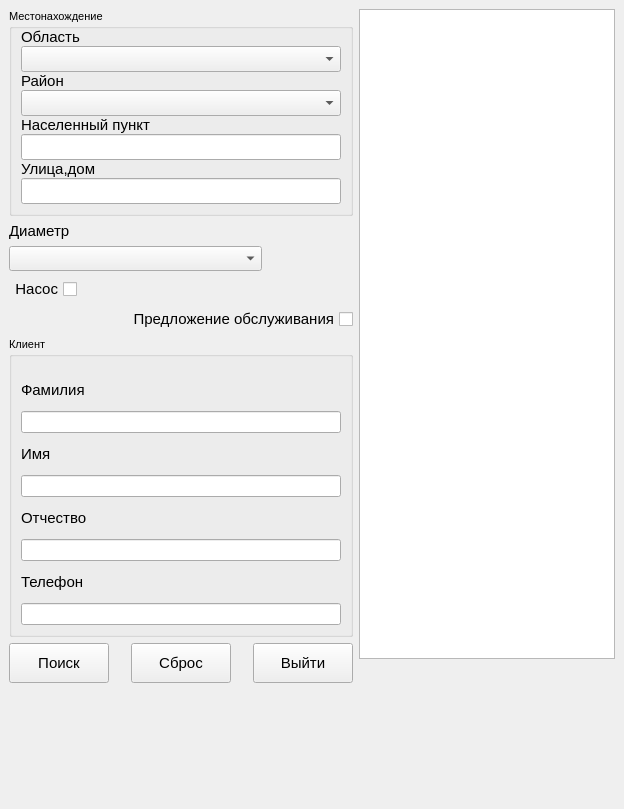
<?xml version="1.0" encoding="UTF-8"?>
<ui version="4.0">
 <class>dataClient</class>
 <widget class="QMainWindow" name="dataClient">
  <property name="minimumSize">
   <size>
    <width>0</width>
    <height>0</height>
   </size>
  </property>
  <property name="windowTitle">
   <string>Карточки клиентов</string>
  </property>
  <widget class="QWidget" name="centralwidget">
   <layout class="QGridLayout" name="gridLayout">
    <item row="0" column="2" rowspan="2">
     <layout class="QFormLayout" name="formLayout">
      <item row="0" column="0" colspan="2">
       <widget class="QTableView" name="tableView">
        <property name="sizePolicy">
         <sizepolicy hsizetype="Expanding" vsizetype="Expanding">
          <horstretch>0</horstretch>
          <verstretch>0</verstretch>
         </sizepolicy>
        </property>
        <property name="minimumSize">
         <size>
          <width>0</width>
          <height>650</height>
         </size>
        </property>
        <property name="font">
         <font>
          <pointsize>11</pointsize>
         </font>
        </property>
        <attribute name="verticalHeaderHighlightSections">
         <bool>true</bool>
        </attribute>
       </widget>
      </item>
      <item row="1" column="0">
       <spacer name="horizontalSpacer">
        <property name="orientation">
         <enum>Qt::Horizontal</enum>
        </property>
        <property name="sizeHint" stdset="0">
         <size>
          <width>40</width>
          <height>20</height>
         </size>
        </property>
       </spacer>
      </item>
     </layout>
    </item>
    <item row="0" column="0">
     <layout class="QVBoxLayout" name="verticalLayout_3">
      <item>
       <widget class="QGroupBox" name="locationGroupBox">
        <property name="maximumSize">
         <size>
          <width>400</width>
          <height>16777215</height>
         </size>
        </property>
        <property name="font">
         <font>
          <pointsize>8</pointsize>
         </font>
        </property>
        <property name="title">
         <string>Местонахождение</string>
        </property>
        <layout class="QVBoxLayout" name="verticalLayout_6">
         <property name="topMargin">
          <number>0</number>
         </property>
         <item>
          <layout class="QVBoxLayout" name="verticalLayout">
           <property name="spacing">
            <number>0</number>
           </property>
           <item>
            <widget class="QLabel" name="regionLabel">
             <property name="font">
              <font>
               <pointsize>11</pointsize>
              </font>
             </property>
             <property name="text">
              <string>Область</string>
             </property>
            </widget>
           </item>
           <item>
            <widget class="QComboBox" name="regionCombo">
             <property name="font">
              <font>
               <pointsize>11</pointsize>
              </font>
             </property>
            </widget>
           </item>
           <item>
            <widget class="QLabel" name="districtLabel">
             <property name="font">
              <font>
               <pointsize>11</pointsize>
              </font>
             </property>
             <property name="text">
              <string>Район</string>
             </property>
            </widget>
           </item>
           <item>
            <widget class="QComboBox" name="districtCombo">
             <property name="font">
              <font>
               <pointsize>11</pointsize>
              </font>
             </property>
            </widget>
           </item>
           <item>
            <widget class="QLabel" name="localityLabel">
             <property name="font">
              <font>
               <pointsize>11</pointsize>
              </font>
             </property>
             <property name="text">
              <string>Населенный пункт</string>
             </property>
            </widget>
           </item>
           <item>
            <widget class="QLineEdit" name="localityLineEdit">
             <property name="font">
              <font>
               <pointsize>11</pointsize>
              </font>
             </property>
            </widget>
           </item>
           <item>
            <widget class="QLabel" name="streetLabel">
             <property name="font">
              <font>
               <pointsize>11</pointsize>
              </font>
             </property>
             <property name="text">
              <string>Улица,дом</string>
             </property>
            </widget>
           </item>
           <item>
            <widget class="QLineEdit" name="streetLineEdit">
             <property name="font">
              <font>
               <pointsize>11</pointsize>
              </font>
             </property>
            </widget>
           </item>
          </layout>
         </item>
        </layout>
       </widget>
      </item>
      <item>
       <layout class="QVBoxLayout" name="verticalLayout_5">
        <item>
         <widget class="QLabel" name="label_4">
          <property name="maximumSize">
           <size>
            <width>80</width>
            <height>25</height>
           </size>
          </property>
          <property name="font">
           <font>
            <pointsize>11</pointsize>
           </font>
          </property>
          <property name="text">
           <string>Диаметр</string>
          </property>
         </widget>
        </item>
        <item>
         <widget class="QComboBox" name="diameterCombo">
          <property name="maximumSize">
           <size>
            <width>253</width>
            <height>25</height>
           </size>
          </property>
          <property name="font">
           <font>
            <pointsize>11</pointsize>
           </font>
          </property>
         </widget>
        </item>
        <item alignment="Qt::AlignRight">
         <widget class="QCheckBox" name="pumpCheckBox">
          <property name="font">
           <font>
            <pointsize>11</pointsize>
           </font>
          </property>
          <property name="layoutDirection">
           <enum>Qt::RightToLeft</enum>
          </property>
          <property name="text">
           <string>Насос</string>
          </property>
          <property name="checkable">
           <bool>true</bool>
          </property>
          <property name="tristate">
           <bool>false</bool>
          </property>
         </widget>
        </item>
        <item>
         <widget class="QCheckBox" name="serviseCheckBox">
          <property name="font">
           <font>
            <pointsize>11</pointsize>
           </font>
          </property>
          <property name="layoutDirection">
           <enum>Qt::RightToLeft</enum>
          </property>
          <property name="autoFillBackground">
           <bool>false</bool>
          </property>
          <property name="text">
           <string>Предложение обслуживания</string>
          </property>
          <property name="iconSize">
           <size>
            <width>20</width>
            <height>20</height>
           </size>
          </property>
          <property name="checkable">
           <bool>true</bool>
          </property>
          <property name="checked">
           <bool>false</bool>
          </property>
          <property name="autoRepeat">
           <bool>false</bool>
          </property>
          <property name="tristate">
           <bool>false</bool>
          </property>
         </widget>
        </item>
       </layout>
      </item>
      <item>
       <widget class="QGroupBox" name="clientGroupBox">
        <property name="sizePolicy">
         <sizepolicy hsizetype="Expanding" vsizetype="Expanding">
          <horstretch>0</horstretch>
          <verstretch>0</verstretch>
         </sizepolicy>
        </property>
        <property name="maximumSize">
         <size>
          <width>400</width>
          <height>16777215</height>
         </size>
        </property>
        <property name="font">
         <font>
          <pointsize>8</pointsize>
         </font>
        </property>
        <property name="title">
         <string>Клиент</string>
        </property>
        <layout class="QGridLayout" name="gridLayout_3">
         <property name="topMargin">
          <number>13</number>
         </property>
         <item row="0" column="0">
          <layout class="QVBoxLayout" name="verticalLayout_2">
           <property name="spacing">
            <number>0</number>
           </property>
           <item>
            <widget class="QLabel" name="surnameLabel">
             <property name="font">
              <font>
               <pointsize>11</pointsize>
              </font>
             </property>
             <property name="text">
              <string>Фамилия</string>
             </property>
            </widget>
           </item>
           <item>
            <widget class="QLineEdit" name="surnameLineEdit"/>
           </item>
           <item>
            <widget class="QLabel" name="nameLabel">
             <property name="font">
              <font>
               <pointsize>11</pointsize>
              </font>
             </property>
             <property name="text">
              <string>Имя</string>
             </property>
            </widget>
           </item>
           <item>
            <widget class="QLineEdit" name="nameLineEdit"/>
           </item>
           <item>
            <widget class="QLabel" name="patronymicLabel">
             <property name="font">
              <font>
               <pointsize>11</pointsize>
              </font>
             </property>
             <property name="text">
              <string>Отчество</string>
             </property>
            </widget>
           </item>
           <item>
            <widget class="QLineEdit" name="patronymicLineEdit"/>
           </item>
           <item>
            <widget class="QLabel" name="phoneLabel">
             <property name="font">
              <font>
               <pointsize>11</pointsize>
              </font>
             </property>
             <property name="text">
              <string>Телефон</string>
             </property>
            </widget>
           </item>
           <item>
            <widget class="QLineEdit" name="phoneLineEdit"/>
           </item>
          </layout>
         </item>
        </layout>
       </widget>
      </item>
     </layout>
    </item>
    <item row="1" column="0">
     <layout class="QHBoxLayout" name="horizontalLayout">
      <property name="spacing">
       <number>7</number>
      </property>
      <property name="bottomMargin">
       <number>2</number>
      </property>
      <item>
       <widget class="QPushButton" name="filterButton">
        <property name="minimumSize">
         <size>
          <width>100</width>
          <height>40</height>
         </size>
        </property>
        <property name="font">
         <font>
          <pointsize>11</pointsize>
         </font>
        </property>
        <property name="text">
         <string>Поиск</string>
        </property>
       </widget>
      </item>
      <item>
       <spacer name="horizontalSpacer_2">
        <property name="orientation">
         <enum>Qt::Horizontal</enum>
        </property>
        <property name="sizeType">
         <enum>QSizePolicy::Fixed</enum>
        </property>
        <property name="sizeHint" stdset="0">
         <size>
          <width>15</width>
          <height>20</height>
         </size>
        </property>
       </spacer>
      </item>
      <item>
       <widget class="QPushButton" name="clearFilterButton">
        <property name="minimumSize">
         <size>
          <width>100</width>
          <height>40</height>
         </size>
        </property>
        <property name="font">
         <font>
          <pointsize>11</pointsize>
         </font>
        </property>
        <property name="text">
         <string>Сброс</string>
        </property>
       </widget>
      </item>
      <item>
       <spacer name="horizontalSpacer_3">
        <property name="orientation">
         <enum>Qt::Horizontal</enum>
        </property>
        <property name="sizeType">
         <enum>QSizePolicy::Fixed</enum>
        </property>
        <property name="sizeHint" stdset="0">
         <size>
          <width>15</width>
          <height>20</height>
         </size>
        </property>
       </spacer>
      </item>
      <item>
       <widget class="QPushButton" name="closeButton">
        <property name="sizePolicy">
         <sizepolicy hsizetype="Minimum" vsizetype="Fixed">
          <horstretch>0</horstretch>
          <verstretch>0</verstretch>
         </sizepolicy>
        </property>
        <property name="minimumSize">
         <size>
          <width>100</width>
          <height>40</height>
         </size>
        </property>
        <property name="maximumSize">
         <size>
          <width>100</width>
          <height>40</height>
         </size>
        </property>
        <property name="font">
         <font>
          <pointsize>11</pointsize>
         </font>
        </property>
        <property name="text">
         <string>Выйти</string>
        </property>
       </widget>
      </item>
     </layout>
    </item>
    <item row="2" column="0">
     <spacer name="verticalSpacer">
      <property name="orientation">
       <enum>Qt::Vertical</enum>
      </property>
      <property name="sizeType">
       <enum>QSizePolicy::Fixed</enum>
      </property>
      <property name="sizeHint" stdset="0">
       <size>
        <width>100</width>
        <height>115</height>
       </size>
      </property>
     </spacer>
    </item>
   </layout>
  </widget>
 </widget>
 <tabstops>
  <tabstop>regionCombo</tabstop>
  <tabstop>districtCombo</tabstop>
  <tabstop>localityLineEdit</tabstop>
  <tabstop>streetLineEdit</tabstop>
  <tabstop>surnameLineEdit</tabstop>
  <tabstop>tableView</tabstop>
  <tabstop>nameLineEdit</tabstop>
  <tabstop>patronymicLineEdit</tabstop>
  <tabstop>phoneLineEdit</tabstop>
  <tabstop>filterButton</tabstop>
  <tabstop>clearFilterButton</tabstop>
  <tabstop>pumpCheckBox</tabstop>
  <tabstop>serviseCheckBox</tabstop>
 </tabstops>
 <resources/>
 <connections/>
</ui>
